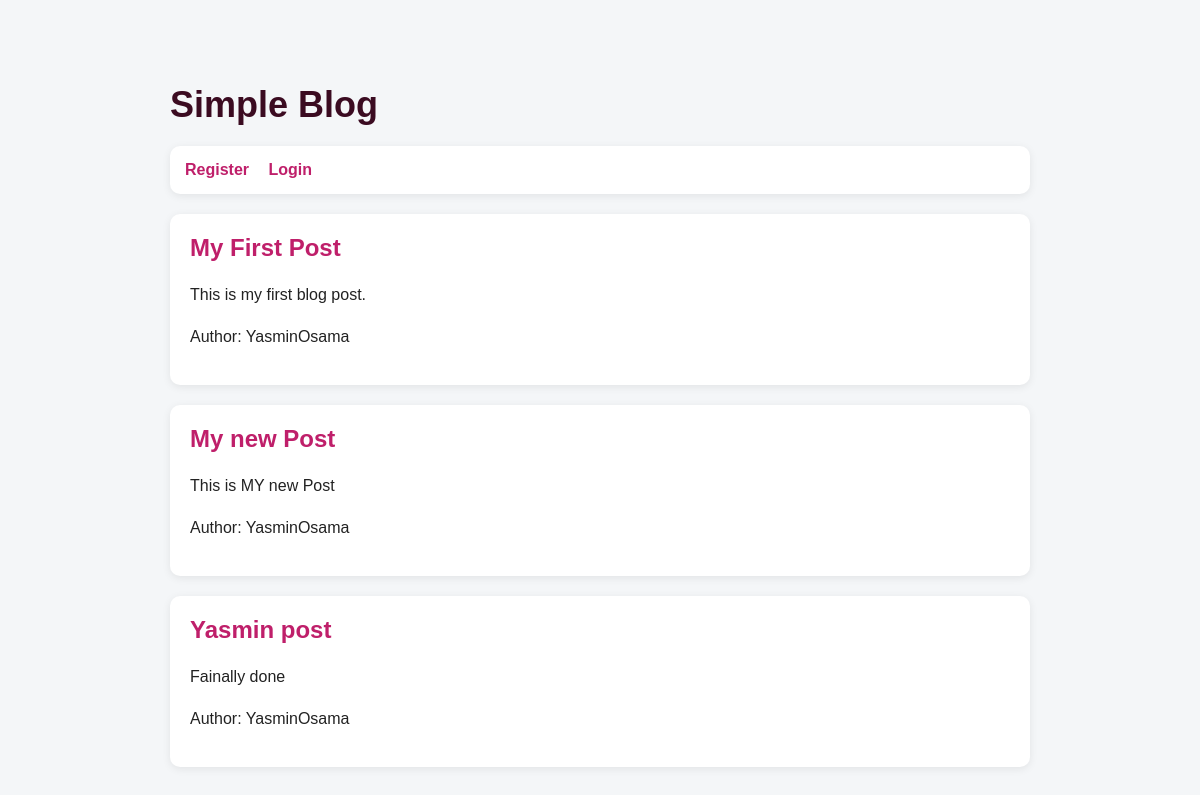
The page / on the database its author committed.
### posts/models.py (models this page shows, shortened)
class Post(models.Model):
    title = models.CharField(max_length=200)
    body = models.TextField()
    author = models.ForeignKey(User, on_delete=models.CASCADE)
    created_at = models.DateTimeField(auto_now_add=True)

### posts/views.py (the view)
# urls.py: 2. Add a URL to urlpatterns:  path('', views.home, name='home')
def home(request):
    posts = Post.objects.all()
    return render(request, 'posts/home.html', {'posts': posts})

### posts/templates/posts/home.html (shortened to what this page needs)
{% load static %}
<!DOCTYPE html>
<html>
<head>
    <link rel="stylesheet" href="{% static 'posts/style.css' %}">
</head>
<body>
<div class="container">
    <h1>Simple Blog</h1>
    {% if user.is_authenticated %}
        <p class="welcome">
            Welcome, {{ user.username }}
        </p>
        <div class="nav-links">
            <a href="{% url 'add_post' %}">Add New Post</a>
            <a href="{% url 'logout' %}">Logout</a>
        </div>
    {% else %}
        <div class="nav-links">
            <a href="{% url 'register' %}">Register</a>
            <a href="{% url 'login' %}">Login</a>
        </div>
    {% endif %}
    {% for post in posts %}
        <div class="post">
            <h2>
                <a href="{% url 'post_detail' post.id %}">
                    {{ post.title }}
                </a>
            </h2>
            <p class="post-body">
                {{ post.body }}
            </p>
            <p class="author">
                Author: {{ post.author.username }}
            </p>
        </div>
    {% empty %}
        <p>No posts available.</p>
    {% endfor %}
</div>
</body>
</html>

### posts/static/posts/style.css (style rules this page uses)
* { box-sizing: border-box; }
body { margin: 0; padding: 0; font-family: Arial, sans-serif; background: #f4f6f8; color: #222; }
body { max-width: 900px; margin: 40px auto; padding: 20px; }
h1 { color:#3b0b21 ; font-size: 36px; margin-bottom: 10px; }
h2 { color: #333; margin-top: 30px; }
a { color: #bf1f6a; text-decoration: none; font-weight: bold; }
.nav-links { margin: 20px 0; padding: 15px; background: white; border-radius: 10px; box-shadow: 0 2px 8px rgba(0, 0, 0, 0.08); }
.nav-links a { margin-right: 15px; }
.post { background: white; padding: 20px; margin-top: 20px; border-radius: 10px; box-shadow: 0 2px 8px rgba(0, 0, 0, 0.08); }
.post h2 { margin-top: 0; }
.post p { line-height: 1.6; }

### rows shown on the page
Post: title "My First Post", body "This is my first blog post.", author.username "YasminOsama"
Post: title "My new Post", body "This is MY new Post", author.username "YasminOsama"
Post: title "Yasmin post", body "Fainally done", author.username "YasminOsama"
